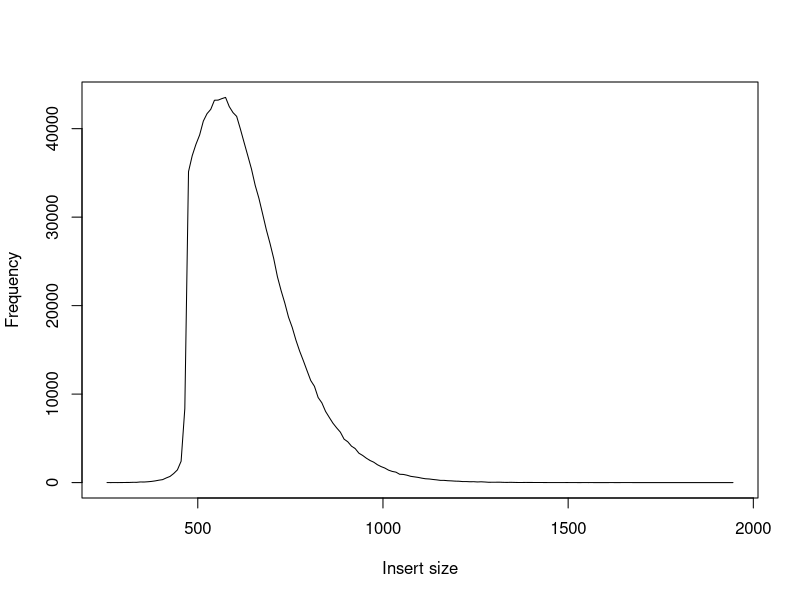

This chart was generated by the following R code:
x = c(255,265,275,285,295,305,315,325,335,345,355,365,375,385,395,405,415,425,435,445,455,465,475,485,495,505,515,525,535,545,555,565,575,585,595,605,615,625,635,645,655,665,675,685,695,705,715,725,735,745,755,765,775,785,795,805,815,825,835,845,855,865,875,885,895,905,915,925,935,945,955,965,975,985,995,1005,1015,1025,1035,1045,1055,1065,1075,1085,1095,1105,1115,1125,1135,1145,1155,1165,1175,1185,1195,1205,1215,1225,1235,1245,1255,1265,1275,1285,1295,1305,1315,1325,1335,1345,1355,1365,1375,1385,1395,1405,1415,1425,1435,1445,1455,1465,1475,1485,1495,1505,1515,1525,1535,1545,1555,1565,1570,1585,1600,1615,1625,1635,1645,1665,1675,1680,1695,1705,1720,1735,1745,1760,1775,1790,1805,1820,1835,1845,1855,1865,1880,1895,1910,1925,1945)
y = c(2,1,2,1,8,12,16,32,31,72,65,94,133,192,272,334,528,697,1026,1437,2415,8361,35147,36948,38226,39286,40856,41696,42182,43213,43227,43395,43533,42493,41821,41387,39963,38446,36950,35438,33598,32138,30381,28593,27035,25327,23274,21695,20288,18695,17538,16102,14864,13782,12649,11535,10880,9612,9016,8048,7371,6710,6182,5699,4911,4613,4118,3843,3323,3072,2761,2499,2308,2019,1808,1644,1408,1263,1181,943,922,833,707,647,587,500,432,408,353,309,252,250,212,194,165,155,116,117,95,102,72,91,68,37,40,42,46,28,21,32,20,10,10,17,15,12,9,12,8,4,4,3,4,2,5,4,3,1,1,3,1,3,0,0,0,2,1,0,2,2,1,0,0,1,0,1,0,0,0,0,0,0,1,0,1,1,0,0,0,0,1)
pdf("00.Sample/insert.in.pdf")
plot(x, y, xlab="Insert size", ylab="Frequency", type="l")
dev.off()
